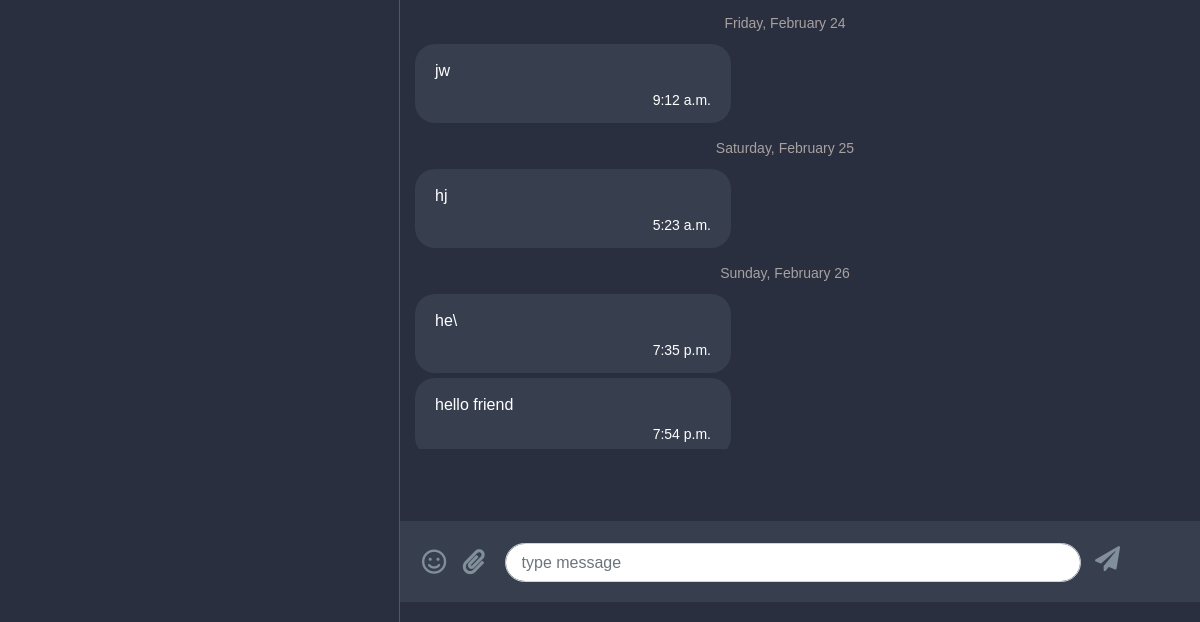
Page /chat/6/ (signed in, lower part) on the earlier database version.
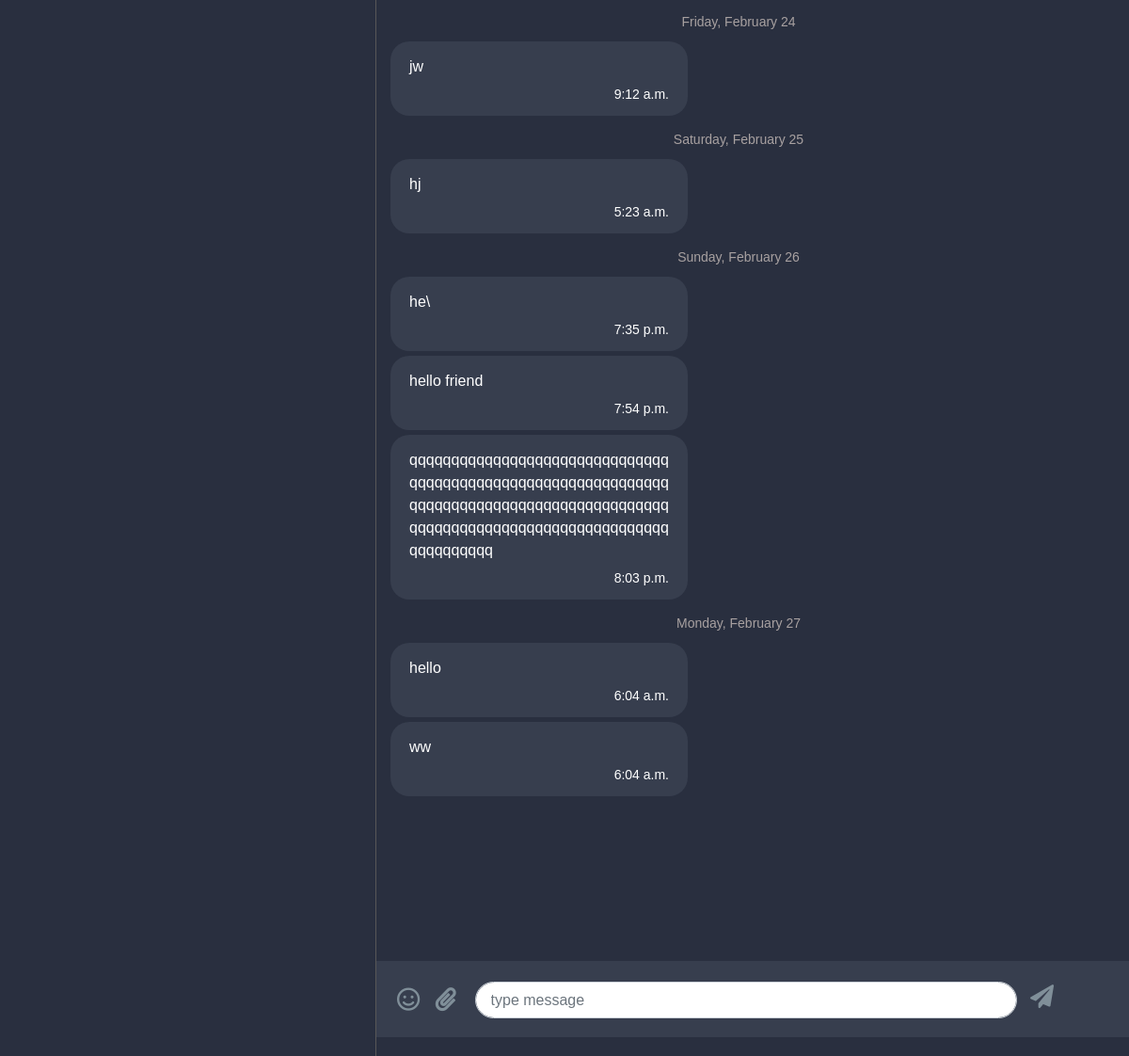
Same page on the later database version.
### chat/models.py (models this page shows, shortened)
class Message(models.Model):
    content = models.TextField()
    time = models.DateTimeField(default=timezone.localtime)
    message_type = models.CharField(
        db_column="type", max_length=50, blank=True, null=True
    )
    status = models.CharField(max_length=20, blank=True, null=True)
    sender = models.ForeignKey(
        User, on_delete=models.CASCADE, related_name="sent_message"
    )
    room = models.ForeignKey(Room, related_name="messages", on_delete=models.CASCADE)

### chat/views.py (the view)
# urls.py: path("<int:room_id>/", login_required(ChatRoomView.as_view()), name="chat-room")
class ChatRoomView(RoomListMixin, View):
    def get(self, request, **kwargs):
        context = super().get_context_data(user=request.user)
        messages = Message.objects.filter(room_id=kwargs["room_id"])
        grouped_messages = groupby(messages, lambda message: message.time.date())
        message_groups = [{"date": date.strftime("%A, %B %d"), "messages": list(messages)} for date, messages in grouped_messages]
        room = Room.objects.get(id=kwargs["room_id"])
        if room.room_type == "private":
            context["room_name"] = get_room_name(room.name, request.user.username)
        else:
            context["room_name"] = room.name
        friend = get_user_model().objects.get(username=context["room_name"])
        context["message_groups"] = message_groups
        context["display_picture"] = friend.userprofile.get_image
        return render(request, "chat/chat-room.html", context)

### accounts/models.py (called while the page is built)
    @property
    def get_image(self):
        if not self.display_picture:
            return staticfiles_storage.url('accounts/img/user-icon.png')
        else:
            return self.display_picture.url

### chat/helpers.py (called while the page is built)
def get_room_name(room_name: str, username: str) -> str:
    if room_name.startswith(username):
        return room_name.split("_")[1]
    else:
        return room_name.split("_")[0]

### chat/models.py (called while the page is built, shortened)
    @classmethod
    def get_rooms_and_related_info(cls, user):
        rooms = cls.objects.filter(chats__users=user)
        rooms = rooms.annotate(last_message_time=Max("messages__time")).order_by(
            "-last_message_time"
        )
        list_info = []
        return list_info

### chat/views.py (called while the page is built)
    def get_rooms(self, **kwargs):
        user = kwargs.get("user")
        rooms = Room.get_rooms_and_related_info(user)
        return rooms

    def get_context_data(self, **kwargs):
        user = kwargs.get("user")
        rooms = self.get_rooms(user=user)
        context = {"rooms": rooms}
        return context

### chat/templates/chat/chat-room.html (shortened to what this page needs)
{% extends "base.html" %}
{% load static %}
{% block friends %}
    {% include 'chat/snippets/_friends.html' %}
{% endblock  %}
{% block stylesheet %}
    <link rel="stylesheet" href="{% static 'chat/css/chatroom.css' %}">
{% endblock  %}
{% block chat-room %}
    <div class="messages">
        {% for message_group in message_groups %}
            <div class="message-date">
                <span>{{message_group.date}}</span>
            </div>
            {% for message in message_group.messages  %}
                {% if message.sender == request.user %}
                    <div class="outgoing-message">
                        <div class="chat-bubble">
                            <div class="msg">{{message.content}}</div>
                            <span class ="msg-metadata">
                                <span class = "msg-time">{{message.time.time}}</span>
                                <span class="chat-status">
                                    <i class="fas fa-check"></i>
                                </span>
                            </span>
                        </div>
                    </div>
                {% else %}
                    <div class="incoming-message">
                        <div class="chat-bubble">
                            <div class="msg">
                                {{message.content}}
                            </div>
                            <span class ="msg-metadata">
                                <span class = "msg-time">{{message.time.time}}</span>
                            </span>
                        </div>
                    </div>
                {% endif %}
            {% endfor %}
        {% endfor %}
    </div>
    <div class="message-box">
        <div class="input-wrapper">
            <div class="emoji-attachment">
                <span class="icons" ><i class="far fa-smile"></i></span>
                <span class="icons" ><i class="fas fa-paperclip"></i></i></span>
            </div>
            <div class="text-input">
                <input class="form-control" id = "input-message" type="text" placeholder="type message" name="" id="">
                <span class="icons" ><i class="fas fa-paper-plane" id ="send-button"></i></span>
            </div>
        </div>
    </div>
{% endblock  %}

### templates/base.html (shortened to what this page needs)
<!DOCTYPE html>
{% load static %}
<html lang="en">
<head>
    <link rel="stylesheet" href="https://use.fontawesome.com/releases/v5.8.2/css/all.css">
    <link href="https://cdn.jsdelivr.net/npm/bootstrap@5.1.3/dist/css/bootstrap.min.css" rel="stylesheet">
    <link rel="stylesheet" href="{% static 'css/main.css' %}">
    {% block stylesheet %}{% endblock  %}
</head>
<body>
    <div class="content-body">
        <div class="row g-0">
            <div class="col-md-4 left-section">
                {% block friends %}
                {% endblock  %}
            </div>
            <div class="col-md-8 right-section">
                {% block chat-room %}{% endblock  %}
            </div>
        </div>
    </div>
</body>
</html>

### templates/_header_settings.html (shortened to what this page needs)
{% load static %}

### chat/templates/chat/snippets/_friends.html (shortened to what this page needs)
{% load static %}
<div class="friends-list">
</div>

### static/css/main.css (style rules this page uses)
:root { --padding: 10px 15px; }
body { background-color: rgb(110, 107, 107); color: white; font-family: sans-serif; }
.content-body { background-color: #292F3F; padding: 0; height: 100vh; width: 100vw; }
.col-md-4 { border-right: 1px solid rgb(88, 87, 87); padding-right: 0px; height: 100vh; }
.friends-list { margin-top: 30px; height: 600px; overflow-y: auto; }
.col-md-8 { padding-left: 0; }

### chat/static/chat/css/chatroom.css (style rules this page uses)
.friends-list { margin-top: 30px; height: 600px; overflow-y: auto; }
.message-date span { display:block; text-align: center; margin-top: 15px; margin-right: 30px; margin-bottom:10px; color: rgb(168, 161, 161); font-size: 14px; }
.messages { padding: 5px; height: 80vh; overflow-y: auto; }
.chat-bubble { background-color: #373E4E; padding: 10px 15px; margin: 5px 10px; width: 40%; border-radius: 20px; }
.incoming-message { position: relative; }
.msg { word-wrap: break-word; padding: 5px; }
.msg-metadata { display: flex; justify-content: end; }
.msg-time { margin: 2px 5px; font-size: 14px; }
.message-box { position: fixed; bottom: 20px; width: 100%; background-color: #373E4E; padding: 20px 0px; }
.icons { color: #808F99; font-size: 25px; cursor: pointer; }
.message-box .input-wrapper { position: relative; display: flex; width: 100%; margin: 0px 10px; }
.emoji-attachment { margin-right: 20px; }
.emoji-attachment .icons { position: relative; margin-left: 12px; top: 3px; }
.text-input { width: 60%; }
.text-input .icons { margin: 0 10px; }
.message-box .form-control { border-radius: 45px; padding: 0.4em 1em; outline: none; display: inline; width: 80%; }

Differences in the rows shown:
added Message: content "qqqqqqqqqqqqqqqqqqqqqqqqqqqqqqqqqqqqqqqqqqqqqqqqqqqqqqqqqqqqqqqqqqqqqqqqqqqqqqqqqqqqqqqqqqqqqqqqqqqqqqqqqqqqqqqqqqqqqqqqqqqqqqqqqqqqqq", time.time "8:03 p.m.", shown under "Sunday, February 26"
added Message: content "hello", time.time "6:04 a.m.", shown under "Monday, February 27"
added Message: content "ww", time.time "6:04 a.m.", shown under "Monday, February 27"
Other differences:
new list line: "Monday, February 27"
